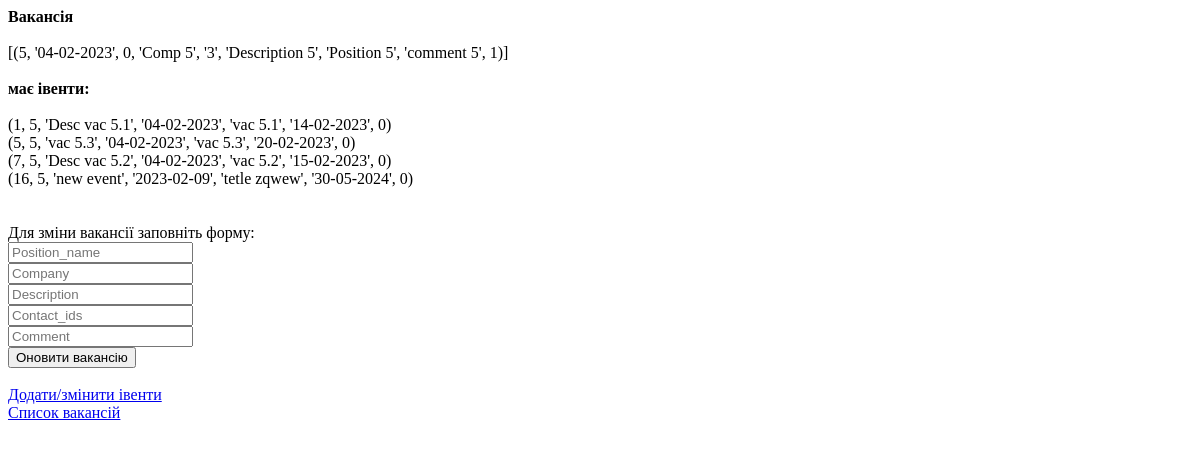
The app's page /vacancy/5/, older data.
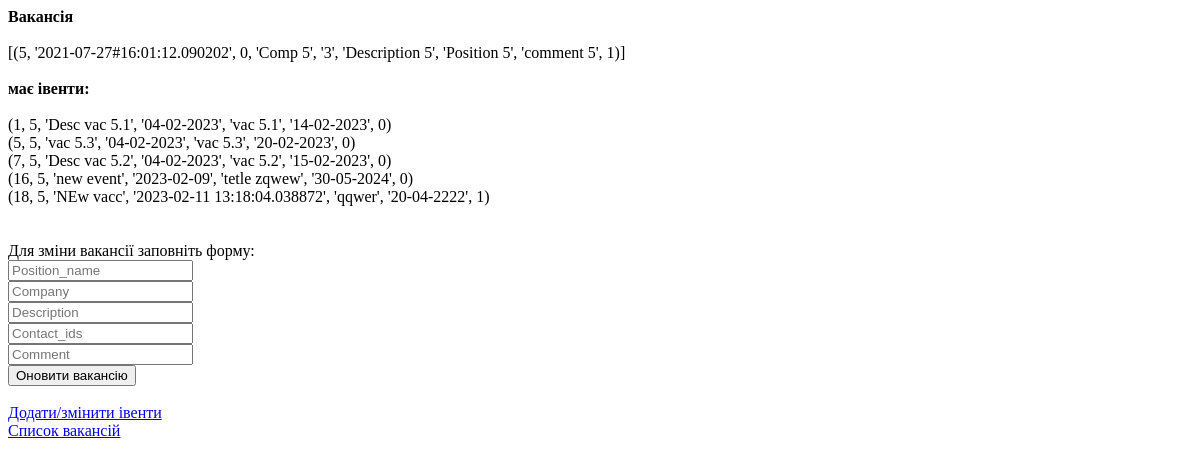
The same page, newer data.
### models.py (models this page shows, shortened)
class Event(Base):
    __tablename__ = 'event'
    id = Column(Integer, primary_key=True, unique=True, autoincrement=True)
    vacancy_id = Column(Integer, ForeignKey('vacancy.id'))
    description = Column(String(255), nullable=False)
    event_date = Column(DateTime, default=datetime.utcnow)
    title = Column(String(50), nullable=False)
    due_to_date = Column(String(50), nullable=False)
    status = Column(Integer, nullable=False)

### main.py (the view, shortened to what this page needs)
@app.route("/vacancy/<int:vacancy_id>/", methods=['GET', 'POST'])
def show_vacancy_content(vacancy_id):
    qry = ''
    with db_processing.DB() as db:
        if qry:
            db.update(qry)
        vacancy_desc = db.query("SELECT * FROM vacancy where id='%s';" % vacancy_id)
        events = db.query("SELECT * FROM event where vacancy_id='%s'" % vacancy_id)
    return render_template('vacancy_update.html', vacancy_id=vacancy_id, vacancy_desc=vacancy_desc, events=events)

### db_processing.py (called while the page is built)
    def __enter__(self):
        self.conn = sqlite3.connect('vacancy.db')
        self.c = self.conn.cursor()
        return self

    def query(self, query):
        self.c.execute(query)
        result = self.c.fetchall()
        return result

    def __exit__(self, exc_type, exc_val, exc_tb):
        self.c.close()
        self.conn.close()

### templates/vacancy_update.html (shortened to what this page needs)
<!DOCTYPE html>
<html lang="en">
<head>
</head>
<body>
<b>Вакансія</b> </br></br>
{{vacancy_desc}}</br></br>
<b>має івенти:</b> </br></br>
<div>
    {% for event in events %}
    {{event}}  </br>
    {% endfor %}
</div>
</br></br>Для зміни вакансії заповніть форму:</br>
<form action="/vacancy/{{vacancy_id}}/" method="POST">
    <input type="text" name="position_name" placeholder="Position_name"><br/>
    <input type="text" name="company" placeholder="Company"><br/>
    <input type="text" name="description" placeholder="Description"><br/>
    <input type="text" name="contact_ids" placeholder="Contact_ids"><br/>
    <input type="text" name="comment" placeholder="Comment"><br/>
    <input type="submit" value="Оновити вакансію">
</form>
</br><a href="/vacancy/{{vacancy_id}}/events/">Додати/змінити івенти</a>
</br><a href="/vacancy/">Список вакансій</a>
</body>
</html>

Row changes from the older to the newer data that the page shows:
added Event: event "(18, 5, 'NEw vacc', '2023-02-11 13:18:04.038872', 'qqwer', '20-04-2222', 1)"
Text that changed along with them:
{{ vacancy_desc }}: "[(5, '04-02-2023', 0, 'Comp 5', '3', 'Description 5', 'Position 5', 'comment 5', 1)]" → "[(5, '2021-07-27#16:01:12.090202', 0, 'Comp 5', '3', 'Description 5', 'Position 5', 'comment 5', 1)]"
